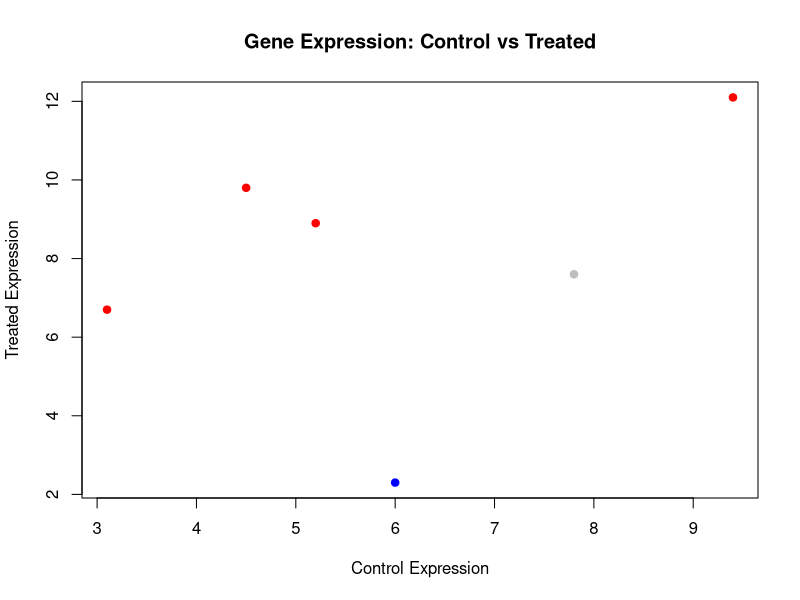

Recreate this plot in R.
gene_names <- c("BRCA1", "TP53", "EGFR", "MYC", "PTEN", "KRAS")
control <- c(5.2, 7.8, 3.1, 9.4, 6.0, 4.5)
treated <- c(8.9, 7.6, 6.7, 12.1, 2.3, 9.8)
chromosome <- c("17", "17", "7", "8", "10", "12")
names(control) <- gene_names
names(treated) <- gene_names
fold_change <- treated / control
classification <- ifelse(fold_change > 1.2, "upregulated",
                         ifelse(fold_change < 0.8, "downregulated", "stable"))
classification_factor <- factor(classification, 
                                levels = c("upregulated", "downregulated", "stable"))
gene_info <- list(
  names = gene_names,
  stats = list(
    control = control,
    treated = treated
  ),
  source = "Example gene expression dataset"
)
gene_info$names
gene_info$date_analyzed <- "2026-10-02"
gene_df <- data.frame(
  gene_names = gene_names,
  control = control,
  treated = treated,
  chromosome = chromosome,
  fold_change = fold_change,
  classification = classification
)
gene_df[gene_df$chromosome == "17", ]
gene_df$log2_fc <- log2(gene_df$fold_change)
gene_df <- gene_df[order(gene_df$fold_change, decreasing = TRUE), ]
write.csv(gene_df, "gene_df_sorted.csv", row.names = FALSE)
png("expression_plot.png", width = 800, height = 600)
plot(
  gene_df$control,
  gene_df$treated,
  xlab = "Control Expression",
  ylab = "Treated Expression",
  main = "Gene Expression: Control vs Treated",
  col = ifelse(
    gene_df$classification == "upregulated", "red",
    ifelse(
      gene_df$classification == "downregulated", "blue",
      "gray"
    )
  ),
  pch = 19
)
dev.off()
